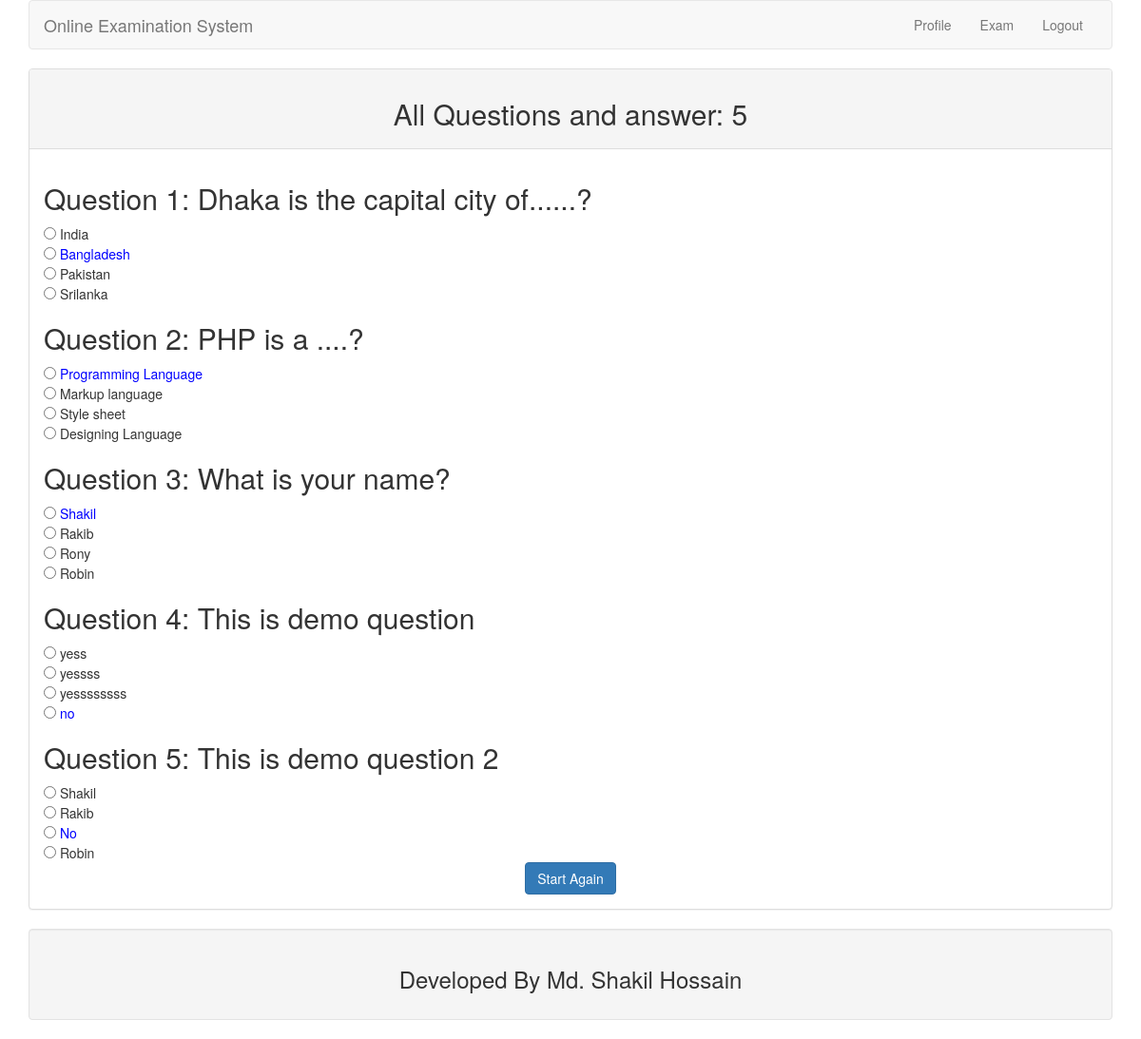
The app's page /view-ans.php (signed in) with its own data.
### tables this page shows
CREATE TABLE `tbl_question` (
  `quesId` int(11) NOT NULL,
  `quesNo` int(11) NOT NULL,
  `question` text NOT NULL
);

CREATE TABLE `tbl_answer` (
  `ansId` int(11) NOT NULL,
  `quesNo` int(11) NOT NULL,
  `rightAns` int(11) NOT NULL DEFAULT 0,
  `answer` text NOT NULL
);

### lib/Session.php (called while the page is built, shortened)
<?php
class Session{
	 public static function get($key){
	 	if (isset($_SESSION[$key])) {
	 		return $_SESSION[$key];
	 	} else {
	 		return false;
	 	}
	 }
}
?>

### lib/Database.php (called while the page is built, shortened)
<?php
Class Database{
	public $host   = DB_HOST;
	public $user   = DB_USER;
	public $pass   = DB_PASS;
	public $dbname = DB_NAME;
	public $link;
	private function connectDB(){
	$this->link = new mysqli($this->host, $this->user, $this->pass, $this->dbname);
 }
	public function select($query){
		$result = $this->link->query($query) or die($this->link->error.__LINE__);
		if($result->num_rows > 0){
			return $result;
		} else {
			return false;
		}
	}
}

### classes/Exam.php (called while the page is built, shortened)
<?php
	include_once '../lib/Database.php';
	include_once '../lib/Session.php';
	class Exam {
		private $db;
		public function __construct() {
			$this->db = new Database();
		}
		public function getAllQues() {
			$query = "SELECT * FROM tbl_question ORDER BY quesNo ASC";
			$result = $this->db->select($query);
			return $result;
		}
		public function getTotalQuestionByCount() {
			$query = "SELECT * FROM tbl_question";
			$result = $this->db->select($query);
			$total = $result->num_rows;
			return $total;
		}
		public function getAnswer($quesNumber) {
			$query = "SELECT * FROM tbl_answer WHERE quesNo = '$quesNumber'";
			$getAns = $this->db->select($query);
			return $getAns;
		}
	}
 ?>

### view-ans.php (the view, shortened to what this page needs)
<?php include 'inc/header.php'; ?>
<?php
	$totalQues = $exam->getTotalQuestionByCount();
?>
<div class="panel panel-default">
  <div class="panel-heading">
	<h2 class="text-center">All Questions and answer: <?php echo $totalQues; ?></h2>
  </div>
  <div class="panel-body">
		<table>
	<?php
		$allQues = $exam->getAllQues();
		if ($allQues) {
			while ($question = $allQues->fetch_assoc()) {
	 ?>
			<tr>
				<td colspan="2">
					<h2>Question <?php echo  $question['quesNo']; ?>: <?php echo  $question['question']; ?></h2>
				</td>
			</tr>
		<?php
			$quesNumber = $question['quesNo'];
			$answer = $exam->getAnswer($quesNumber);
			if ($answer) {
				while ($result = $answer->fetch_assoc()) {
		 ?>
			<tr>
				<td>
					<input type="radio"/>
					<?php
						if ($result['rightAns'] == '1') {
							echo "<span style='color: blue;'>".$result['answer']."</span>";
						} else {
							echo $result['answer'];
						}
					 ?>
				</td>
			</tr>
		<?php } } ?>
	<?php } } ?>
		</table>
		<a class="btn btn-primary" style="display: table; margin: 0 auto;" href="starttest.php">Start Again</a>
  </div>
</div>
<?php include 'inc/footer.php'; ?>

### inc/header.php (shortened to what this page needs)
<?php
	include_once 'lib/Session.php';
	include_once 'lib/Database.php';
	$exam  = new Exam();
 ?>
<!doctype html>
<html lang="en">
<head>
  <link rel="stylesheet" href="css/bootstrap.min.css">
</head>
<body>
	<div class="container">
		<nav class="navbar navbar-default">
			<div class="container-fluid">
				<div class="navbar-header">
					<a class="navbar-brand" href="index.php">Online Examination System</a>
				</div>
				<ul class="nav navbar-nav pull-right">
					<?php
						$login = Session::get('login');
						if ($login == true) { ?>
					<li><a href="profile.php">Profile</a></li>
					<li><a href="exam.php">Exam</a></li>
					<li><a href="?action=logout">Logout</a></li>
				<?php } else{ ?>
					<li><a href="index.php">Home</a></li>
					<li><a href="register.php">Register</a></li>
					<li><a href="login.php">Login</a></li>
				<?php } ?>
				</ul>
			</div>
		</nav>

### inc/footer.php (shortened to what this page needs)
<div class="well">
		<h3 class="text-center">Developed By Md. Shakil Hossain</h3>
	</div>
</div>
</body>
</html>

### records on screen
tbl_question: quesNo "1", question "Dhaka is the capital city of......?"
tbl_answer: answer "India"
tbl_answer: answer "Bangladesh"
tbl_answer: answer "Pakistan"
tbl_answer: answer "Srilanka"
tbl_question: quesNo "2", question "PHP is a ....?"
tbl_answer: answer "Programming Language"
tbl_answer: answer "Markup language"
tbl_answer: answer "Style sheet"
tbl_answer: answer "Designing Language"
tbl_question: quesNo "3", question "What is your name?"
tbl_answer: answer "Shakil"
tbl_answer: answer "Rakib"
tbl_answer: answer "Rony"
tbl_answer: answer "Robin"
tbl_question: quesNo "4", question "This is demo question"
tbl_answer: answer "yess"
tbl_answer: answer "yessss"
tbl_answer: answer "yessssssss"
tbl_answer: answer "no"
tbl_question: quesNo "5", question "This is demo question 2"
tbl_answer: answer "Shakil"
tbl_answer: answer "Rakib"
tbl_answer: answer "No"
tbl_answer: answer "Robin"

### other values on screen
$totalQues "5"
